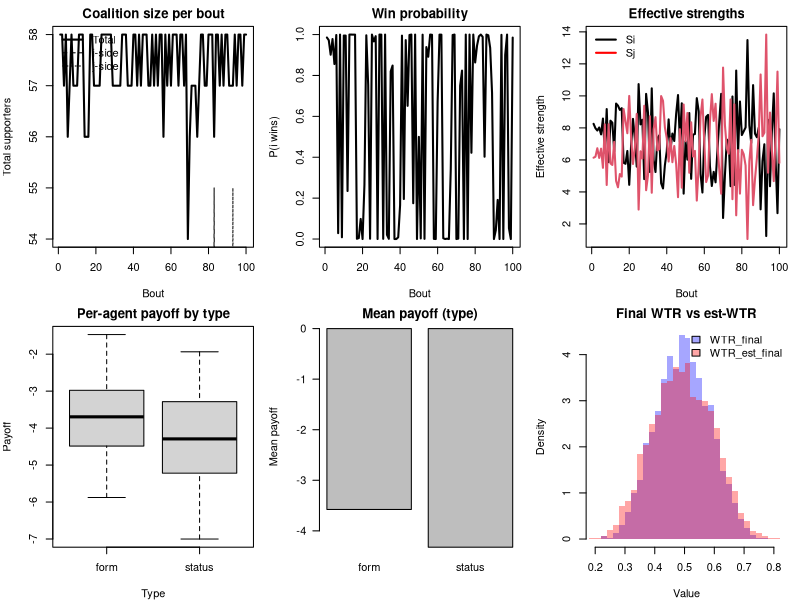

Generate this figure with R: (Note: this script raises an error after producing the figure.)
# Simple KC tracker

# Author: Junsong Lu
# Version: 2025-09-08

# Libraries
library(tidyverse)

# Sources

# Parameters

# ============================================================================

# ----------------------------
# Utilities
# ----------------------------
norm01 <- function(x) {
  if (!length(x)) return(x)
  if (all(!is.finite(x))) return(rep(0, length(x)))
  rng <- range(x[is.finite(x)], na.rm = TRUE)
  if (diff(rng) < 1e-12) return(rep(0.5, length(x)))
  (x - rng[1]) / (rng[2] - rng[1])
}

clip01 <- function(x) pmin(1, pmax(0, x))

# Decayed alliance memory; add `pairs` that allied this step
update_alliance_matrix <- function(W, pairs, decay = 1, weight = 1) {
  W <- W * decay
  if (!is.null(pairs) && nrow(pairs) > 0) {
    for (k in seq_len(nrow(pairs))) {
      i <- pairs[k, 1]; j <- pairs[k, 2]
      if (i != j) {
        W[i, j] <- W[i, j] + weight
        W[j, i] <- W[j, i] + weight
      }
    }
  }
  diag(W) <- 0
  W
}

# Katz/Bonacich (classic Katz with exogenous ones vector)
katz_from_W <- function(W, beta = NULL) {
  n <- nrow(W); if (n == 0) return(numeric())
  W <- (W + t(W))/2; diag(W) <- 0
  ev  <- suppressWarnings(eigen(W, only.values = TRUE)$values)
  rho <- max(Re(ev), 0)
  if (is.null(beta)) {
    beta <- if (rho > 0) 0.9 / rho else 0
  } else if (rho > 0 && beta >= 1/rho) {
    beta <- 0.9 / rho
  }
  I <- diag(n); ones <- rep(1, n)
  x <- tryCatch(
    as.numeric(solve(I - beta * W, ones)),
    error = function(e) {
      # truncated power series fallback
      acc  <- ones
      term <- ones
      for (k in 1:20) {
        term <- beta * (W %*% term)
        acc  <- acc + term
      }
      as.numeric(acc)
    }
  )
  x
}

# Soft probability a side wins given strength S (logistic on strength diff)
p_win <- function(Sa, Sb, k = 2.0) {
  1 / (1 + exp(-k * (Sa - Sb)))
}

# Draw two distinct indices
two_distinct <- function(n) {
  i <- sample.int(n, 1)
  j <- sample(c(seq_len(n)[-i]), 1)
  c(i, j)
}

# ----------------------------
# Core simulation
# ----------------------------
run_sim1 <- function(N = 60, G = 100, init_p_status = 0.5,
                     strength_mean = 0.5, strength_sd = 0.25,
                     wtr_mean = 0, wtr_sd = 0.25,
                     allow_form_join = TRUE,
                     bw_weight = 1, fs_weight = 1
                     ) {
  
  # --- init population ---
  type <- ifelse(runif(N) < init_p_status, "status", "form")
  strength_raw <- norm01(rnorm(N, mean = strength_mean, sd = strength_sd))
  strength <- strength_raw
  
  # Dyadic WTR matrix (as others→me valuation; Θ[i,j] = how much i values j)
  WTR <- matrix(rnorm(N * N, wtr_mean, wtr_sd), N, N)
  diag(WTR) <- 0
  
  # Alliance memory + Katz
  WTR_est <- matrix(0, N, N)
  
  # Status compression from WTR: mean inbound valuation (others value me)
  compress_status_from_WTR <- function(WTR) {
    s <- colMeans(WTR, na.rm = TRUE)
    norm01(s)
  }
  
  for (g in seq_len(G)) {
    # pick two principals
    ij <- two_distinct(N)
    i <- ij[1]
    j <- ij[2]
    
    # candidate pool excludes principals
    candidates <- setdiff(seq_len(N), c(i, j))
    
    status_old <- compress_status_from_WTR(WTR)
    status_sig <- status_old
    
    # Strength totals (before the conflict)
    Si <- strength[i] + sum(WTR[, i] * strength)
    Sj <- strength[j] + sum(WTR[, j] * strength)
    
    # Resolve contest
    p_i <- p_win(Si, Sj)
    win_i <- runif(1) < p_i
    
    # Estimated Strength
    Si_est_status <- strength[i] + sum(WTR_est[, i] * strength)
    Sj_est_status <- strength[j] + sum(WTR_est[, j] * strength)
    p_i_est_status <- p_win(Si_est_status, Sj_est_status)
    
    Si_est_form <- strength[i] 
    Sj_est_form <- strength[j] 
    p_i_est_form <- p_win(Si_est_form, Sj_est_form)
    
    # Bandwagoning & social supports
    # an agent determine which side to support based on two processes:
    # 1) whether joining one of the two sides increases winning
    # 2) whether the target has a high WTR toward the agent
    
    pick_ally <- function(leader, opponent, can_prop) {
      if (!can_prop || length(candidates) == 0) return(NA_integer_)
      # Evaluate each candidate's net EV of joining this side vs the other
      # EV_k = bw_weight * (Δ p_win * benefit_share - cost_join)
      #     + fs_weight * (WTR[leader,k] - WTR[opponent,k])
      # Use current strengths + hypothetical joiner
      Sc_opp <- strength[opponent] + sum(WTR_est[opponent, ] * status_old)
      Sc_lea <- strength[leader] + sum(WTR_est[leader, ] * status_old)
      best_k <- NA_integer_
      best_u <- -Inf
      for (k in candidates) {
        # If "form" cannot join, skip non-status candidates (unless allow_form_join)
        k_can_join <- (type[k] == "status") || allow_form_join
        if (!k_can_join) next
        
        # bandwagon diff: joining leader raises p_win for that side
        p_lea_join <- p_win(Sc_lea + strength[k], Sc_opp)
        p_opp_join <- p_win(Sc_opp + strength[k], Sc_lea)
        # If candidate stayed neutral, we'll compare to not-join baseline.
        # For simplicity we compare "join leader" vs "join opponent"
        # (approx for a quick best side decision).
        delta_p <- p_lea_join - (1 - p_opp_join)
        
        ev_bw <- delta_p * (benefit_win * ally_share) - cost_join
        ev_fs <- (WTR[leader, k] - WTR[opponent, k])
        u     <- bw_weight * ev_bw + fs_weight * ev_fs + 1e-9 * status_sig[k] # tie-break by status
        
        if (u > best_u) { best_u <- u; best_k <- k }
      }
      best_k
    }
    
    
  }
}



# ----------------------------
# One-generation, all-agents-choose-sides sim
# ----------------------------
run_sim1 <- function(
    N = 60, G = 100,
    init_p_status = 0.5,
    strength_mean = 0.5, strength_sd = 0.25,
    wtr_mean = 0, wtr_sd = 0.25,
    allow_form_join = TRUE,
    bw_weight = 1, fs_weight = 1,
    cost_join = 0.05,
    benefit_win = 1.0,    # NEW
    cost_lose   = 0.5,    # NEW
    ally_share  = 0.5,    # NEW: fraction of winner benefit reserved for allies
    # learning rates (true WTR)
    wtr_lr_win = 0.10, wtr_lr_cost = 0.02, wtr_lr_betray = 0.05,
    # learning rates (estimated/common WTR)
    est_lr_win = 0.06, est_lr_cost = 0.01, est_lr_betray = 0.03,
    anticip_alpha = 0.7,
    signed_wtr = FALSE,
    seed = NULL
) {
  if (!is.null(seed)) set.seed(seed)
  
  # Types & strength
  type <- ifelse(runif(N) < init_p_status, "status", "form")
  strength <- norm01(pmax(0, rnorm(N, strength_mean, strength_sd)))
  
  # True WTR
  if (!signed_wtr) {
    WTR <- matrix(clip01(plogis(matrix(rnorm(N * N, wtr_mean, wtr_sd), N, N))),
                  nrow = N, ncol = N)
  } else {
    WTR <- matrix(clip11(tanh(matrix(rnorm(N * N, wtr_mean, wtr_sd), N, N))),
                  nrow = N, ncol = N)
  }
  diag(WTR) <- 0
  
  # Shared estimated WTR
  if (!signed_wtr) {
    WTR_est <- matrix(clip01(WTR + matrix(rnorm(N * N, 0, 0.05), N, N)),
                      nrow = N, ncol = N)
  } else {
    WTR_est <- matrix(clip11(WTR + matrix(rnorm(N * N, 0, 0.05), N, N)),
                      nrow = N, ncol = N)
  }
  diag(WTR_est) <- 0
  
  # Logs + payoffs
  hist <- data.frame(
    bout = integer(G), i = integer(G), j = integer(G),
    n_i = integer(G), n_j = integer(G),
    Si = numeric(G), Sj = numeric(G),
    p_i = numeric(G), win_i = logical(G)
  )
  payoff <- rep(0, N)  # <--- accumulates per-agent payoffs
  
  # Update helpers (respecting bounds)
  upd_win  <- function(x, lr) if (!signed_wtr) clip01(x + lr * (1 - x)) else clip11(x + lr * (1 - x))
  upd_cost <- function(x, lr) if (!signed_wtr) clip01(x - lr * x)         else clip11(x - lr * (1 + x))
  upd_bet  <- upd_cost
  
  for (g in seq_len(G)) {
    # principals
    ij <- two_distinct(N); i <- ij[1]; j <- ij[2]
    candidates <- setdiff(seq_len(N), c(i, j))
    
    # baseline estimated strengths
    S_i_base_est <- strength[i]
    S_j_base_est <- strength[j]
    
    # expected backing from others (estimated)
    contr_i <- strength * WTR_est[, i]
    contr_j <- strength * WTR_est[, j]
    EB_i_tot <- sum(contr_i[candidates])
    EB_j_tot <- sum(contr_j[candidates])
    
    support_i <- logical(N)
    support_j <- logical(N)
    
    for (k in candidates) {
      k_can_join <- (type[k] == "status") || allow_form_join
      if (!k_can_join) next
      
      # status anticipates others; form is myopic
      if (type[k] == "status") {
        Ai_excl_k <- EB_i_tot - contr_i[k]
        Aj_excl_k <- EB_j_tot - contr_j[k]
        S_i_est_k <- strength[i] + anticip_alpha * Ai_excl_k
        S_j_est_k <- strength[j] + anticip_alpha * Aj_excl_k
      } else {
        S_i_est_k <- S_i_base_est
        S_j_est_k <- S_j_base_est
      }
      
      p_i_base_est_k <- p_win(S_i_est_k, S_j_est_k)
      p_j_base_est_k <- 1 - p_i_base_est_k
      
      p_i_if_k_i <- p_win(S_i_est_k + strength[k], S_j_est_k)
      p_j_if_k_j <- p_win(S_j_est_k + strength[k], S_i_est_k)
      
      delta_i <- p_i_if_k_i - p_i_base_est_k
      delta_j <- p_j_if_k_j - p_j_base_est_k
      
      fs_i <-  WTR_est[i, k] - WTR_est[j, k]
      fs_j <- -fs_i
      
      u_i <- bw_weight * delta_i + fs_weight * fs_i - cost_join
      u_j <- bw_weight * delta_j + fs_weight * fs_j - cost_join
      u_0 <- 0
      
      um <- max(u_i, u_j, u_0)
      if (um > 0) {
        if (um == u_i)      support_i[k] <- TRUE
        else if (um == u_j) support_j[k] <- TRUE
      }
    }
    
    # realized true strengths (clip negatives if signed)
    if (!signed_wtr) {
      contrib_i_raw <- strength[support_i] * WTR[support_i, i]
      contrib_j_raw <- strength[support_j] * WTR[support_j, j]
    } else {
      contrib_i_raw <- strength[support_i] * pmax(WTR[support_i, i], 0)
      contrib_j_raw <- strength[support_j] * pmax(WTR[support_j, j], 0)
    }
    Si <- strength[i] + sum(contrib_i_raw)
    Sj <- strength[j] + sum(contrib_j_raw)
    
    p_i <- p_win(Si, Sj)
    win_i <- runif(1) < p_i
    
    # ---- Payoffs ----
    if (win_i) {
      # leader i reward
      payoff[i] <- payoff[i] + benefit_win * (1 - ifelse(length(contrib_i_raw) > 0, ally_share, 0))
      # supporters of i share ally pot proportionally, pay join cost
      if (length(contrib_i_raw) > 0) {
        pot <- benefit_win * ally_share
        w   <- contrib_i_raw
        s   <- sum(w)
        if (s > 0) {
          shares <- pot * (w / s)
        } else {
          # fallback: equal split if all contribs are zero
          shares <- rep(pot / length(w), length(w))
        }
        payoff[which(support_i)] <- payoff[which(support_i)] + shares - cost_join
      }
      # losing side j: leader pays lose cost; allies pay join cost
      payoff[j] <- payoff[j] - cost_lose
      if (any(support_j)) payoff[which(support_j)] <- payoff[which(support_j)] - cost_join
    } else {
      # leader j reward
      payoff[j] <- payoff[j] + benefit_win * (1 - ifelse(length(contrib_j_raw) > 0, ally_share, 0))
      if (length(contrib_j_raw) > 0) {
        pot <- benefit_win * ally_share
        w   <- contrib_j_raw
        s   <- sum(w)
        if (s > 0) {
          shares <- pot * (w / s)
        } else {
          shares <- rep(pot / length(w), length(w))
        }
        payoff[which(support_j)] <- payoff[which(support_j)] + shares - cost_join
      }
      payoff[i] <- payoff[i] - cost_lose
      if (any(support_i)) payoff[which(support_i)] <- payoff[which(support_i)] - cost_join
    }
    
    # ---- Learning (unchanged signs) ----
    if (win_i) {
      if (any(support_i)) {
        for (k in which(support_i)) {
          WTR[i, k]     <- upd_win(WTR[i, k], wtr_lr_win)
          WTR[k, i]     <- upd_win(WTR[k, i], wtr_lr_win)
          WTR_est[i, k] <- upd_win(WTR_est[i, k], est_lr_win)
          WTR_est[k, i] <- upd_win(WTR_est[k, i], est_lr_win)
        }
      }
      if (any(support_j)) {
        for (k in which(support_j)) {
          WTR[j, k]     <- upd_cost(WTR[j, k], wtr_lr_cost)
          WTR[k, j]     <- upd_cost(WTR[k, j], wtr_lr_cost)
          WTR_est[j, k] <- upd_cost(WTR_est[j, k], est_lr_cost)
          WTR_est[k, j] <- upd_cost(WTR_est[k, j], est_lr_cost)
        }
      }
      if (length(candidates)) {
        could_join <- candidates[(type[candidates] == "status") | allow_form_join]
        non_joiners_j <- setdiff(could_join, which(support_j))
        for (k in non_joiners_j) {
          WTR[j, k]     <- upd_bet(WTR[j, k], wtr_lr_betray)
          WTR_est[j, k] <- upd_bet(WTR_est[j, k], est_lr_betray)
        }
      }
    } else {
      if (any(support_j)) {
        for (k in which(support_j)) {
          WTR[j, k]     <- upd_win(WTR[j, k], wtr_lr_win)
          WTR[k, j]     <- upd_win(WTR[k, j], wtr_lr_win)
          WTR_est[j, k] <- upd_win(WTR_est[j, k], est_lr_win)
          WTR_est[k, j] <- upd_win(WTR_est[k, j], est_lr_win)
        }
      }
      if (any(support_i)) {
        for (k in which(support_i)) {
          WTR[i, k]     <- upd_cost(WTR[i, k], wtr_lr_cost)
          WTR[k, i]     <- upd_cost(WTR[k, i], wtr_lr_cost)
          WTR_est[i, k] <- upd_cost(WTR_est[i, k], est_lr_cost)
          WTR_est[k, i] <- upd_cost(WTR_est[k, i], est_lr_cost)
        }
      }
      if (length(candidates)) {
        could_join <- candidates[(type[candidates] == "status") | allow_form_join]
        non_joiners_i <- setdiff(could_join, which(support_i))
        for (k in non_joiners_i) {
          WTR[i, k]     <- upd_bet(WTR[i, k], wtr_lr_betray)
          WTR_est[i, k] <- upd_bet(WTR_est[i, k], est_lr_betray)
        }
      }
    }
    
    # log bout
    hist[g, ] <- list(g, i, j, sum(support_i), sum(support_j), Si, Sj, p_i, win_i)
  }
  
  # Type-level payoff summary
  df_pay <- data.frame(id = seq_len(N), type = type, payoff = payoff)
  type_summary <- aggregate(payoff ~ type, data = df_pay, FUN = mean)
  
  list(
    history       = hist,
    strength      = strength,
    type          = type,
    WTR_final     = WTR,
    WTR_est_final = WTR_est,
    payoff        = payoff,
    type_summary  = type_summary
  )
}


# =========================
# QUICK DEMOS (fast)
# =========================

# A: small-stakes, high yield -> fewer coalitions -> form can survive
set.seed(1)
ex_A <- run_sim1(N = 60, G = 100,
                 init_p_status = 0.5,
                 strength_mean = 0.5, strength_sd = 0.25,
                 wtr_mean = 0, wtr_sd = 0.25,
                 allow_form_join = TRUE,
                 bw_weight = 1, fs_weight = 1,
                 cost_join = 0.05,
                 # learning rates (true WTR)
                 wtr_lr_win = 0.05, wtr_lr_cost = 0.05, wtr_lr_betray = 0.05,
                 # learning rates (estimated/common WTR)
                 est_lr_win = 0.05, est_lr_cost = 0.05, est_lr_betray = 0.05,
                 # anticipation strength for status agents (0 = ignore, 1 = fully trust)
                 anticip_alpha = 1,
                 seed = NULL)

## ---- quick summaries
print_sim_summary <- function(sim) {
  cat("\n=== Type-level mean payoff ===\n")
  print(aggregate(payoff ~ type, data = data.frame(type = sim$type, payoff = sim$payoff), mean))
  cat("\n=== Mean coalition size (per bout) ===\n")
  H <- sim$history
  cat(mean(H$n_i + H$n_j), "\n")
}

## ---- plotting helper
plot_sim <- function(sim) {
  H  <- sim$history
  df <- data.frame(type = sim$type, payoff = sim$payoff)
  
  # off-diagonal extractor for matrix histograms
  offdiag_vals <- function(M) M[row(M) != col(M)]
  
  par(mfrow = c(2, 3), mar = c(4, 4, 2, 1))
  
  # (1) Coalition sizes over time
  tot_support <- H$n_i + H$n_j
  plot(H$bout, tot_support, type = "l", lwd = 2, xlab = "Bout", ylab = "Total supporters",
       main = "Coalition size per bout")
  lines(H$bout, H$n_i, lwd = 1, lty = 2)
  lines(H$bout, H$n_j, lwd = 1, lty = 3)
  legend("topleft", c("Total", "i-side", "j-side"), lwd = c(2,1,1), lty = c(1,2,3), bty = "n")
  
  # (2) Win probability for i
  plot(H$bout, H$p_i, type = "l", lwd = 2, xlab = "Bout", ylab = "P(i wins)",
       main = "Win probability")
  
  # (3) Effective strengths
  matplot(H$bout, cbind(H$Si, H$Sj), type = "l", lwd = 2, lty = 1,
          xlab = "Bout", ylab = "Effective strength", main = "Effective strengths")
  legend("topleft", c("Si", "Sj"), lwd = 2, lty = 1, col = c("black","red"), bty = "n")
  
  # (4) Per-agent payoff by type
  boxplot(payoff ~ type, data = df, main = "Per-agent payoff by type",
          ylab = "Payoff", xlab = "Type")
  
  # (5) Mean payoff by type
  type_mean <- aggregate(payoff ~ type, data = df, mean)
  barplot(height = type_mean$payoff, names.arg = type_mean$type,
          ylab = "Mean payoff", main = "Mean payoff (type)", las = 1)
  
  # (6) Final WTR vs Estimated WTR distributions
  v_true <- offdiag_vals(sim$WTR_final)
  v_est  <- offdiag_vals(sim$WTR_est_final)
  rng    <- range(c(v_true, v_est), na.rm = TRUE)
  hist(v_true, breaks = 30, xlim = rng, freq = FALSE,
       col = rgb(0,0,1,0.35), border = NA,
       main = "Final WTR vs est-WTR", xlab = "Value")
  hist(v_est,  breaks = 30, xlim = rng, freq = FALSE,
       col = rgb(1,0,0,0.35), border = NA, add = TRUE)
  legend("topright", c("WTR_final", "WTR_est_final"),
         fill = c(rgb(0,0,1,0.35), rgb(1,0,0,0.35)), bty = "n")
}

## ---- run on your result
print_sim_summary(ex_A)
plot_sim(ex_A)

# B: moderate stakes/bouts, moderate yield -> coalitions frequent -> status tends to win
set.seed(2)
ex_B <- run_sim1B_exclusive(N=60, G=100, F=100, gamma=10,
                            yield_factor=0.25,
                            c_status_once=0.01,
                            init_p_status=0.5, seed=2)
print(ex_B$final); print(ex_B$metrics); tail(ex_B$traj, 5)

# C: high stakes, many bouts, low yield -> coalitions common -> status wins strongly
set.seed(3)
ex_C <- run_sim1B_exclusive(N=60, G=100, F=100, gamma=20,
                            yield_factor=0.10,
                            c_status_once=0.02,
                            init_p_status=0.5, seed=3)
print(ex_C$final); print(ex_C$metrics); tail(ex_C$traj, 5)
